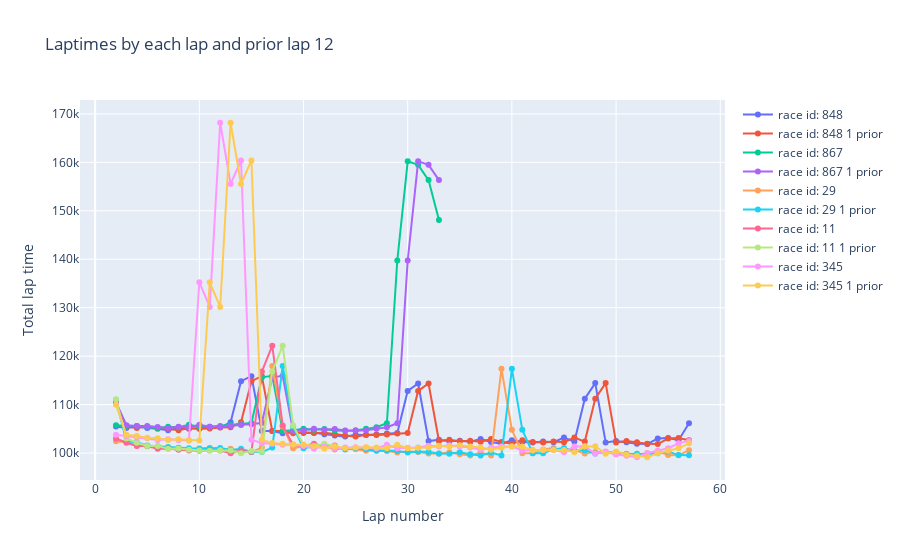

The notebook cell this image was saved under:
### Code cell
fig = go.Figure()


for race_id in list_race_id:

    lap_times_race = engineered_lap_times_df[
        engineered_lap_times_df["raceId"] == race_id
    ]

    fig.add_trace(
        go.Scatter(
            x=lap_times_race["lap"],
            y=lap_times_race["milliseconds"],
            mode="lines+markers",
            name=f"race id: {race_id}",
        )
    )

    fig.add_trace(
        go.Scatter(
            x=lap_times_race["lap"],
            y=lap_times_race["milliseconds_1_prior"],
            mode="lines+markers",
            name=f"race id: {race_id} 1 prior",
        )
    )

    fig.update_layout(
        title=f"Laptimes by each lap and prior lap {circuit_id}",
        xaxis_title="Lap number",
        yaxis_title="Total lap time",
    )
fig.show()
